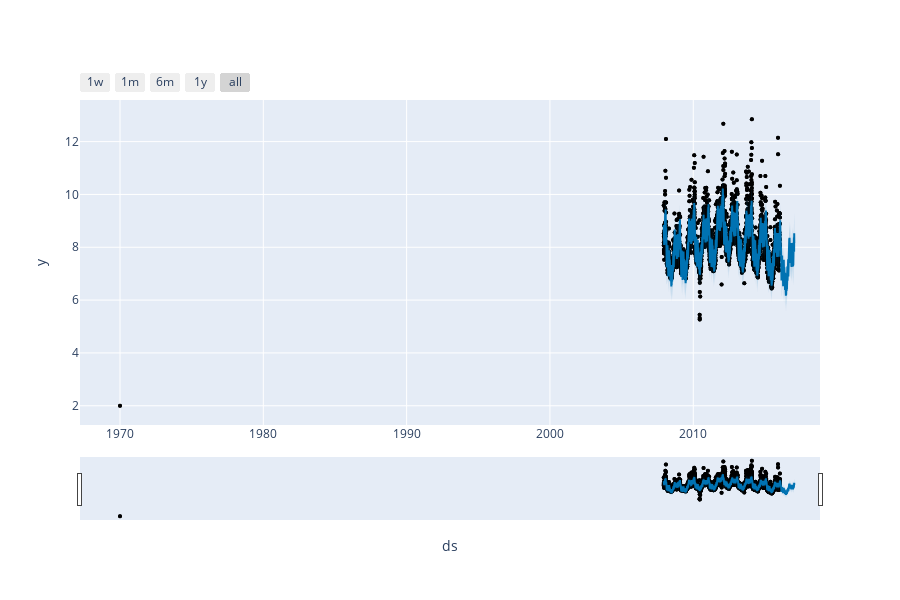

Source (notebook cell):
### Code cell
from prophet.plot import plot_plotly, plot_components_plotly

plot_plotly(m, forecast)

### Figure 1 — Plotly figure (JSON) as saved in the notebook; plotly's stock layout.template omitted (floating-point values rounded to 4 significant figures; data arrays with more than 128 entries replaced by an {"elided": "..."} marker saying what was removed)
{"data": [{"marker": {"color": "black", "size": 4}, "mode": "markers", "name": "Actual", "type": "scatter", "x": {"elided": "5812 str values"}, "y": {"elided": "5812 float values"}}, {"hoverinfo": "skip", "line": {"width": 0}, "mode": "lines", "type": "scatter", "x": {"elided": "3270 str values"}, "y": {"elided": "3270 float values"}}, {"fill": "tonexty", "fillcolor": "rgba(0, 114, 178, 0.2)", "line": {"color": "#0072B2", "width": 2}, "mode": "lines", "name": "Predicted", "type": "scatter", "x": {"elided": "3270 str values"}, "y": {"elided": "3270 float values"}}, {"fill": "tonexty", "fillcolor": "rgba(0, 114, 178, 0.2)", "hoverinfo": "skip", "line": {"width": 0}, "mode": "lines", "type": "scatter", "x": {"elided": "3270 str values"}, "y": {"elided": "3270 float values"}}], "layout": {"height": 600, "showlegend": false, "width": 900, "xaxis": {"rangeselector": {"buttons": [{"count": 7, "label": "1w", "step": "day", "stepmode": "backward"}, {"count": 1, "label": "1m", "step": "month", "stepmode": "backward"}, {"count": 6, "label": "6m", "step": "month", "stepmode": "backward"}, {"count": 1, "label": "1y", "step": "year", "stepmode": "backward"}, {"step": "all"}]}, "rangeslider": {"visible": true}, "title": {"text": "ds"}, "type": "date"}, "yaxis": {"title": {"text": "y"}}}}
